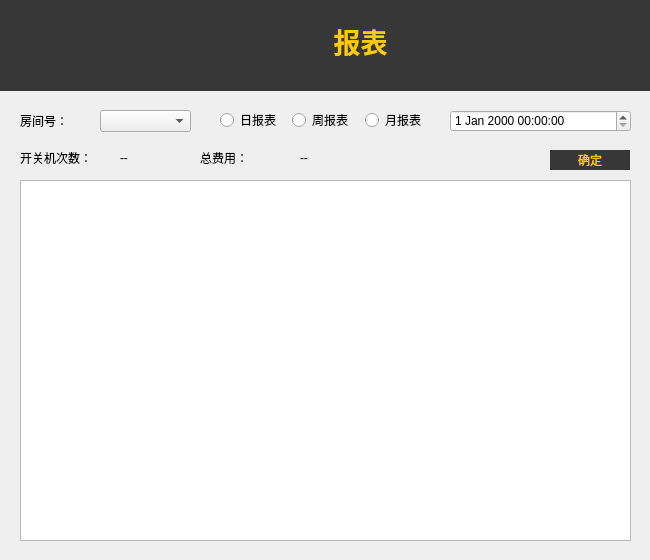
<?xml version="1.0" encoding="UTF-8"?>
<ui version="4.0">
 <class>reportDialog</class>
 <widget class="QDialog" name="reportDialog">
  <property name="windowModality">
   <enum>Qt::ApplicationModal</enum>
  </property>
  <property name="geometry">
   <rect>
    <x>0</x>
    <y>0</y>
    <width>650</width>
    <height>560</height>
   </rect>
  </property>
  <property name="minimumSize">
   <size>
    <width>650</width>
    <height>560</height>
   </size>
  </property>
  <property name="maximumSize">
   <size>
    <width>650</width>
    <height>560</height>
   </size>
  </property>
  <property name="windowTitle">
   <string>生成报表</string>
  </property>
  <property name="windowIcon">
   <iconset resource="icons.qrc">
    <normaloff>:/icon/Icon/main.png</normaloff>:/icon/Icon/main.png</iconset>
  </property>
  <widget class="QTableView" name="tableView">
   <property name="geometry">
    <rect>
     <x>20</x>
     <y>180</y>
     <width>611</width>
     <height>361</height>
    </rect>
   </property>
  </widget>
  <widget class="QDateTimeEdit" name="dateTimeEdit">
   <property name="geometry">
    <rect>
     <x>450</x>
     <y>110</y>
     <width>181</width>
     <height>22</height>
    </rect>
   </property>
  </widget>
  <widget class="QPushButton" name="buttonOk">
   <property name="geometry">
    <rect>
     <x>550</x>
     <y>150</y>
     <width>80</width>
     <height>20</height>
    </rect>
   </property>
   <property name="styleSheet">
    <string notr="true">color: rgb(255, 204, 1);
background-color: rgb(55, 55, 55);
border-style: solid</string>
   </property>
   <property name="text">
    <string>确定</string>
   </property>
  </widget>
  <widget class="QComboBox" name="roomNumComboBox">
   <property name="geometry">
    <rect>
     <x>100</x>
     <y>110</y>
     <width>91</width>
     <height>22</height>
    </rect>
   </property>
   <property name="styleSheet">
    <string notr="true"/>
   </property>
  </widget>
  <widget class="QLabel" name="label">
   <property name="geometry">
    <rect>
     <x>20</x>
     <y>110</y>
     <width>61</width>
     <height>21</height>
    </rect>
   </property>
   <property name="text">
    <string>房间号：</string>
   </property>
  </widget>
  <widget class="QLabel" name="label_2">
   <property name="geometry">
    <rect>
     <x>20</x>
     <y>150</y>
     <width>91</width>
     <height>16</height>
    </rect>
   </property>
   <property name="text">
    <string>开关机次数：</string>
   </property>
  </widget>
  <widget class="QLabel" name="powerLabel">
   <property name="geometry">
    <rect>
     <x>120</x>
     <y>150</y>
     <width>54</width>
     <height>16</height>
    </rect>
   </property>
   <property name="text">
    <string>--</string>
   </property>
  </widget>
  <widget class="QLabel" name="label_4">
   <property name="geometry">
    <rect>
     <x>200</x>
     <y>150</y>
     <width>81</width>
     <height>16</height>
    </rect>
   </property>
   <property name="text">
    <string>总费用：</string>
   </property>
  </widget>
  <widget class="QLabel" name="costLabel">
   <property name="geometry">
    <rect>
     <x>300</x>
     <y>150</y>
     <width>54</width>
     <height>16</height>
    </rect>
   </property>
   <property name="text">
    <string>--</string>
   </property>
  </widget>
  <widget class="QWidget" name="layoutWidget">
   <property name="geometry">
    <rect>
     <x>220</x>
     <y>110</y>
     <width>211</width>
     <height>20</height>
    </rect>
   </property>
   <layout class="QHBoxLayout" name="horizontalLayout">
    <item>
     <widget class="QRadioButton" name="dayRadioButton">
      <property name="text">
       <string>日报表</string>
      </property>
     </widget>
    </item>
    <item>
     <widget class="QRadioButton" name="weekRadioButton">
      <property name="text">
       <string>周报表</string>
      </property>
     </widget>
    </item>
    <item>
     <widget class="QRadioButton" name="monthRadioButton">
      <property name="text">
       <string>月报表</string>
      </property>
     </widget>
    </item>
   </layout>
  </widget>
  <widget class="QLabel" name="label_5">
   <property name="geometry">
    <rect>
     <x>260</x>
     <y>20</y>
     <width>48</width>
     <height>48</height>
    </rect>
   </property>
   <property name="text">
    <string/>
   </property>
   <property name="pixmap">
    <pixmap resource="icons.qrc">:/icon/Icon/report_yellow.png</pixmap>
   </property>
  </widget>
  <widget class="QLabel" name="label_6">
   <property name="geometry">
    <rect>
     <x>330</x>
     <y>20</y>
     <width>61</width>
     <height>41</height>
    </rect>
   </property>
   <property name="font">
    <font>
     <family>宋体</family>
     <pointsize>20</pointsize>
     <weight>75</weight>
     <bold>true</bold>
    </font>
   </property>
   <property name="styleSheet">
    <string notr="true">color: rgb(255, 204, 1);</string>
   </property>
   <property name="text">
    <string>报表</string>
   </property>
   <property name="alignment">
    <set>Qt::AlignCenter</set>
   </property>
  </widget>
  <widget class="QLabel" name="label_3">
   <property name="geometry">
    <rect>
     <x>0</x>
     <y>0</y>
     <width>651</width>
     <height>91</height>
    </rect>
   </property>
   <property name="minimumSize">
    <size>
     <width>0</width>
     <height>0</height>
    </size>
   </property>
   <property name="styleSheet">
    <string notr="true">background-color: rgb(55, 55, 55);</string>
   </property>
   <property name="text">
    <string/>
   </property>
  </widget>
  <zorder>tableView</zorder>
  <zorder>dateTimeEdit</zorder>
  <zorder>buttonOk</zorder>
  <zorder>roomNumComboBox</zorder>
  <zorder>label</zorder>
  <zorder>label_2</zorder>
  <zorder>powerLabel</zorder>
  <zorder>label_4</zorder>
  <zorder>costLabel</zorder>
  <zorder>layoutWidget</zorder>
  <zorder>label_3</zorder>
  <zorder>label_5</zorder>
  <zorder>label_6</zorder>
 </widget>
 <resources>
  <include location="icons.qrc"/>
 </resources>
 <connections/>
</ui>
